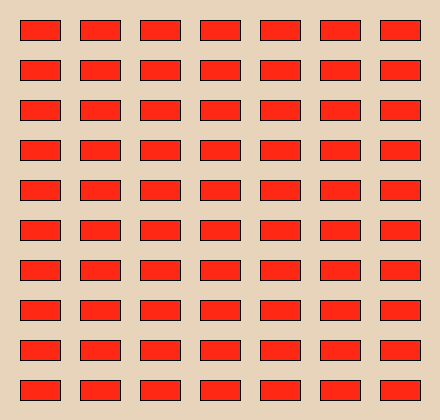
Frame 1 (no input)
Frame 60 (the mouse pressed at the canvas centre just before this capture): identical to frame 1, image omitted
Frame 120 (the mouse held since frame 60 and released just before this capture): identical to frame 1, image omitted

The Processing sketch that drew this single still picture (run headless with seeded random() and noise(); from frame 60 on, the mouse is pressed at the canvas centre):

// Processing sketch: Ejercicio_19
// ── Ejercicio_19.pde
int posX;
int posY;
int anchoRect;
int altoRect;
int distanciaRect;
int espacioRect;



void setup()
{
  size(440, 420);
  anchoRect =40;
  altoRect =20;
  distanciaRect =20;
  espacioRect =60;
}


void draw()
{
  background(232, 212, 187);
  for (int posY=altoRect; posY<height-distanciaRect; posY+=anchoRect)
  {
    for (int posX=altoRect; posX<width-distanciaRect; posX+=espacioRect)
    {
      fill(255, 40, 21);
      rect(posX, posY, anchoRect, altoRect);
    }
  }
}
